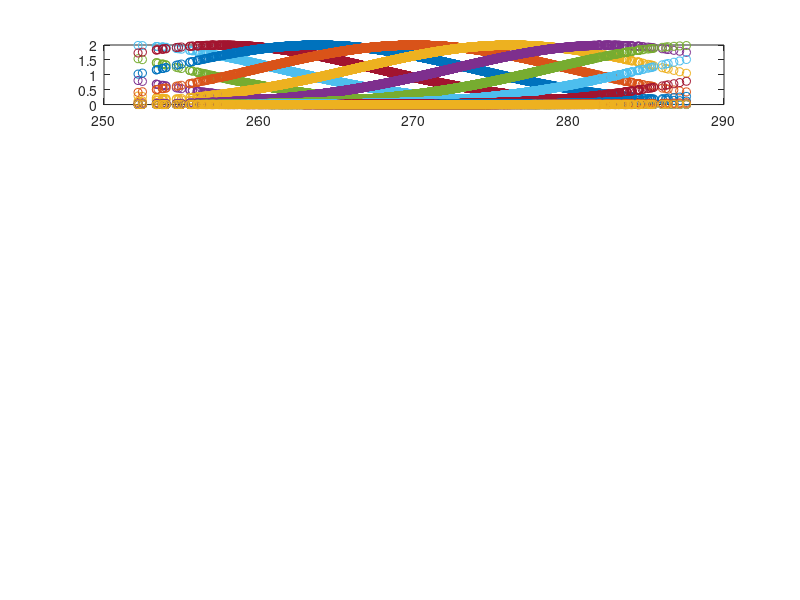

Reproduce this figure in MATLAB. (Note: this script raises an error after producing the figure.)
close all;
N = 17;
mu = linspace(220,320,N);
G = 50
%mu = randn(1, N) * 50 + 270;
sigma = 10;
s_train = rand(1000, 1) * (320-220) + 220;
s_train = randn(10000, 1)*5 + 270;
delta = bsxfun(@minus, s_train(:), mu);
f = bsxfun(@times, G, normpdf(delta, 0, sigma));

subplot(5,1,1);
plot(s_train, f, 'o');
r = poissrnd(f);
r=bsxfun(@minus, r, mean(r));

s_decode = linspace(240, 300, 1000);
K = covk(5, 20, s_train, s_decode);
Kn = covk(1, 20, s_train, s_decode);
subplot(5,1,2);
ps = normpdf(s_decode, 270, 5);
plot(s_decode, ps);
subplot(5,1,3);
plot(s_decode, sum(Kn, 2));
h = K * r;
hn = bsxfun(@rdivide, h, ps(:));
subplot(5,1,4);
plot(s_decode, h);
subplot(5,1,5);
plot(s_decode, hn);


%% test it
s_test = randn(100, 1)*10 + 270;
delta_test = bsxfun(@minus, s_test(:), mu);
r_test = normpdf(delta_test, 0, sigma);
%r_test = bsxfun(@minus, r_test, mean(r));

v = hn * r_test';
vn = bsxfun(@minus, v, max(v));
figure;
plot(s_decode, vn);

[~, pos] = max(vn);
s_hat = s_decode(pos);
figure;
plot(s_test, s_hat, 'ro');
hold on;
plot(s_decode, s_decode, 'k--');